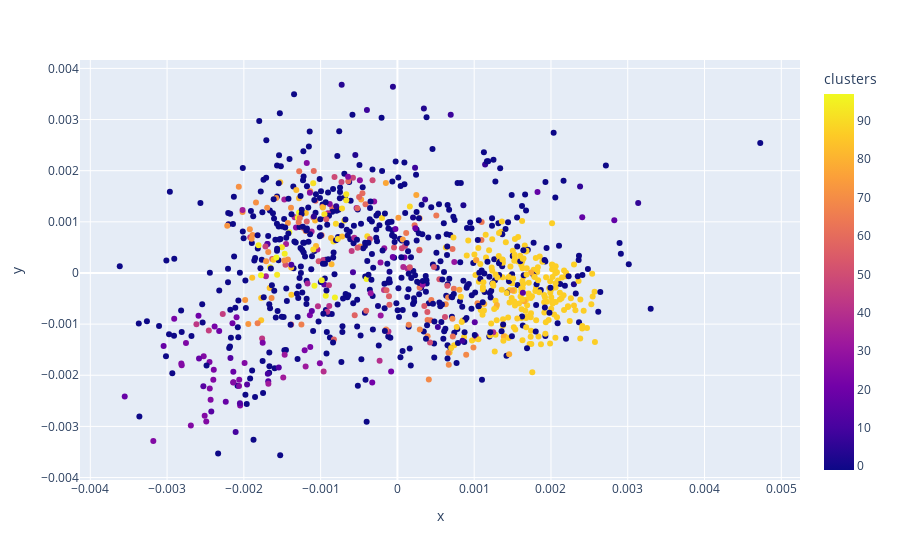

Notebook code cell kept with this figure:
### Code cell
clusterer = HDBSCAN(algorithm='best', alpha=0.5, approx_min_span_tree=False,
    gen_min_span_tree=True, leaf_size=20,
metric='euclidean', min_cluster_size=2, min_samples=2, p=None)

#clusterer = DBSCAN(metric=cosine_distances)

cluster_labels = clusterer.fit_predict(normalize(vectors[:1000],norm="l2"))
p["clusters"] = cluster_labels
fig = px.scatter(p, x="x", y="y",hover_name="headline", color = "clusters", size_max=60)
fig.update_layout(
     height=1200)

### Figure 1 — Plotly figure (JSON) as saved in the notebook; plotly's stock layout.template omitted (floating-point values rounded to 4 significant figures; data arrays with more than 128 entries replaced by an {"elided": "..."} marker saying what was removed)
{"data": [{"hovertemplate": "<b>%{hovertext}</b><br><br>x=%{x}<br>y=%{y}<br>clusters=%{marker.color}<extra></extra>", "hovertext": {"elided": "1000 str values"}, "legendgroup": "", "marker": {"color": {"elided": "1000 int values"}, "coloraxis": "coloraxis", "symbol": "circle"}, "mode": "markers", "name": "", "orientation": "v", "showlegend": false, "type": "scatter", "x": {"elided": "1000 float values"}, "xaxis": "x", "y": {"elided": "1000 float values"}, "yaxis": "y"}], "layout": {"autosize": true, "coloraxis": {"colorbar": {"title": {"text": "clusters"}}, "colorscale": [[0, "#0d0887"], [0.1111, "#46039f"], [0.2222, "#7201a8"], [0.3333, "#9c179e"], [0.4444, "#bd3786"], [0.5556, "#d8576b"], [0.6667, "#ed7953"], [0.7778, "#fb9f3a"], [0.8889, "#fdca26"], [1, "#f0f921"]]}, "legend": {"tracegroupgap": 0}, "margin": {"t": 60}, "xaxis": {"anchor": "y", "autorange": true, "domain": [0, 1], "range": [-0.004116, 0.005225], "title": {"text": "x"}, "type": "linear"}, "yaxis": {"anchor": "x", "autorange": true, "domain": [0, 1], "range": [-0.003999, 0.004115], "title": {"text": "y"}, "type": "linear"}}}
